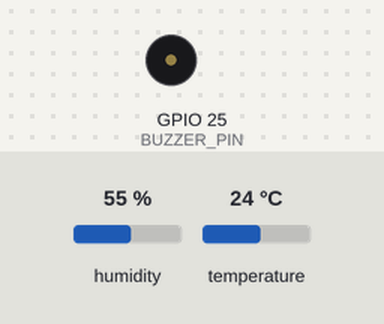
Simulated run of this sketch. Board: ESP32. Parts: buzzer (waves = sounding, pin HIGH). Inputs (shaded band) come from the test bench; at power-on: temperature 24 °C, humidity 55 %. What the sketch prints to the serial monitor is not drawn.

Above: at 3.0 s.
3.1 s: temperature set to 29 °C
6.4 s: temperature set to 32 °C
At 7.8 s:
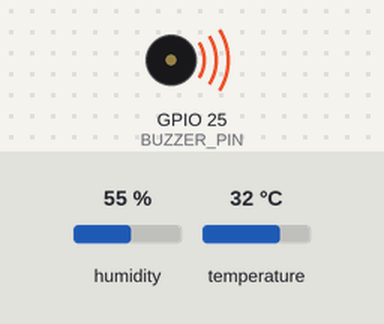
9.7 s: temperature set to 12 °C
At 13.1 s:
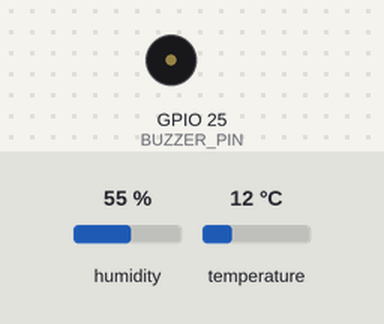
13.4 s: temperature set to 33 °C
At 14.9 s:
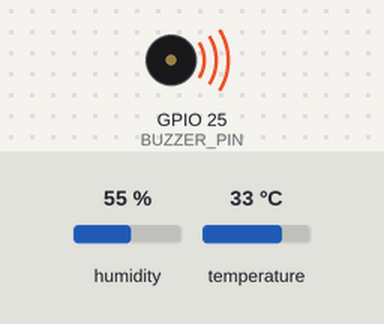
Timing chart, 0 to 16.4 s (numbered marks = the images above; inputs shaded):
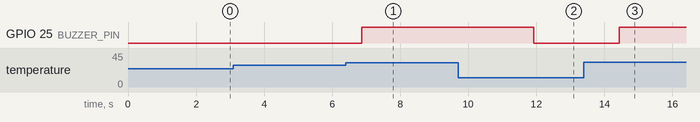

The sketch:

ESP32_Temperature_Monitor.ino
```cpp
#include <Arduino.h>
#include <DHT.h>
#include "AdafruitIO_WiFi.h"

// Adafruit IO credentials
#define IO_USERNAME  "KHABIRA"
#define IO_KEY       ""
// Wi-Fi credentials
#define WIFI_SSID ""
#define WIFI_PASS ""

// Sensor and buzzer
#define DHT_PIN 4
#define BUZZER_PIN 25
#define DHT_TYPE DHT11

const float ON_TEMP = 30.0;
const float OFF_TEMP = 29.0;

struct SensorData {
  float temp;
  float humidity;
};

DHT dht(DHT_PIN, DHT_TYPE);

AdafruitIO_WiFi io(IO_USERNAME, IO_KEY,
                   WIFI_SSID, WIFI_PASS);

AdafruitIO_Feed *tempFeed = io.feed("temperature");
AdafruitIO_Feed *humFeed = io.feed("humidity");

QueueHandle_t displayQueue;
QueueHandle_t alertQueue;

void sensorTask(void *p) {
  SensorData d;
  unsigned long lastUpload = 0;

  while (true) {
    d.temp = dht.readTemperature();
    d.humidity = dht.readHumidity();

    if (!isnan(d.temp) && !isnan(d.humidity)) {
      xQueueOverwrite(displayQueue, &d);
      xQueueOverwrite(alertQueue, &d);

      // Upload every 10 seconds
      if (millis() - lastUpload >= 10000) {
        lastUpload = millis();

        if (io.status() == AIO_CONNECTED) {
          tempFeed->save(d.temp);
          humFeed->save(d.humidity);

          Serial.println("Data sent to Adafruit IO");
        } else {
          Serial.println("Adafruit IO disconnected");
        }
      }
    } else {
      Serial.println("DHT11 reading failed");
    }

    vTaskDelay(pdMS_TO_TICKS(2500));
  }
}

void displayTask(void *p) {
  SensorData d;

  while (true) {
    if (xQueueReceive(displayQueue, &d,
                      portMAX_DELAY) == pdTRUE) {
      Serial.print("Temp: ");
      Serial.print(d.temp);
      Serial.print(" C | Hum: ");
      Serial.println(d.humidity);
    }
  }
}

void alertTask(void *p) {
  SensorData d;
  bool alarm = false;

  while (true) {
    if (xQueueReceive(alertQueue, &d,
                      portMAX_DELAY) == pdTRUE) {
      if (d.temp > ON_TEMP) {
        alarm = true;
      }

      if (d.temp < OFF_TEMP) {
        alarm = false;
      }

      digitalWrite(BUZZER_PIN, alarm ? HIGH : LOW);
    }
  }
}

void setup() {
  Serial.begin(115200);

  pinMode(BUZZER_PIN, OUTPUT);
  digitalWrite(BUZZER_PIN, LOW);

  dht.begin();

  displayQueue = xQueueCreate(1, sizeof(SensorData));
  alertQueue = xQueueCreate(1, sizeof(SensorData));

  if (displayQueue == NULL || alertQueue == NULL) {
    Serial.println("Queue creation failed!");
    while (true) {
      delay(1000);
    }
  }

  // Connect to Adafruit IO
  Serial.println("Connecting to Adafruit IO...");
  io.connect();

  // Wait for connection while servicing MQTT
  while (io.status() < AIO_CONNECTED) {
    io.run();
    delay(500);
    Serial.print(".");
  }

  Serial.println("\nAdafruit IO connected!");

  xTaskCreate(sensorTask, "Sensor", 4096, NULL, 2, NULL);
  xTaskCreate(displayTask, "Display", 3072, NULL, 1, NULL);
  xTaskCreate(alertTask, "Alert", 3072, NULL, 3, NULL);
}

void loop() {
  // Keep Wi-Fi and MQTT connection alive
  io.run();
  vTaskDelay(pdMS_TO_TICKS(10));
}
```

Measured:
- the behaviour switches between 30 and 31 °C on temperature (found by bisection; images 0 and 1)
- after the input at 3.1 s, every drawn part: stays the same
- after the input at 6.4 s, GPIO 25 (BUZZER_PIN): LOW → HIGH after 0.47 s
- after the input at 9.7 s, GPIO 25 (BUZZER_PIN): HIGH → LOW after 2.2 s
- after the input at 13.4 s, GPIO 25 (BUZZER_PIN): LOW → HIGH after 1.0 s
